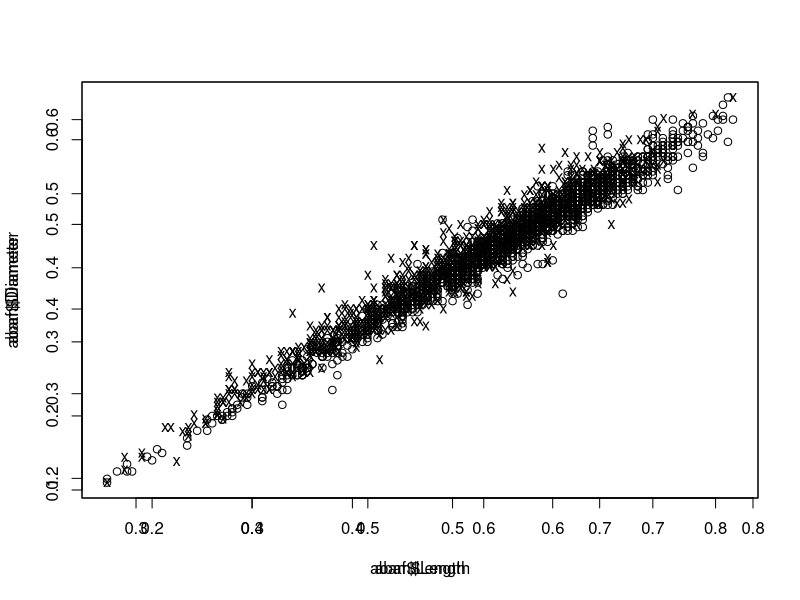

The R script that drew this image:
#!/usr/bin/env Rscript
aba <-read.csv("abalone.data", header = T, as.is = T) 
grps <-list() 
for (gen in c("M", "F")) 
grps [[gen]] <- which(aba == gen)
abam <- aba[grps$M,] 
abaf <- aba[grps$F,] 
pdf("abalone.pdf")  #set graphical output file 
plot( abam$Length, abam$Diameter)
par(new=TRUE) 
plot( abaf$Length, abaf$Diameter, pch ="x")
dev.off()
